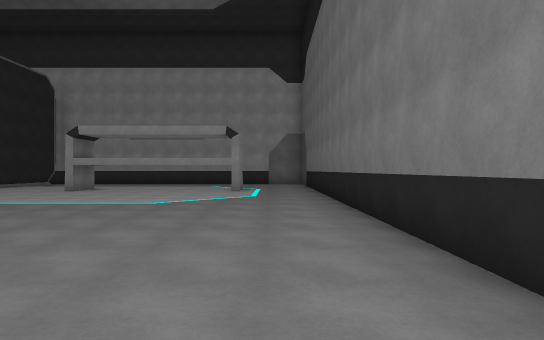
[1] (above)

22 first-person views from a walk through a Unity game level. The camera is 1.4 m above the floor, looks level and sees 75° across. The floor is counted in squares, 2 m on a side. Each view is taken from the middle of a square. On the plan, view 1 faces up. The plan holds only what a view shows up to about 11 squares ahead; the rest is blank. The place goes on beyond the plan. The player is left out.

[2]
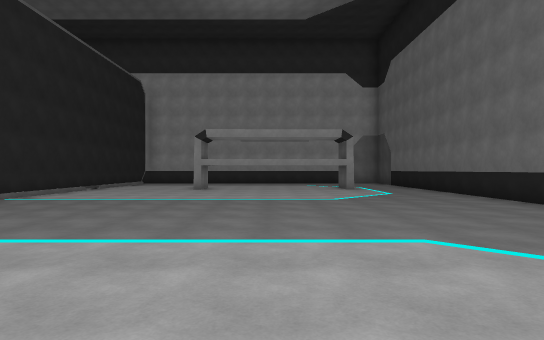

[3]
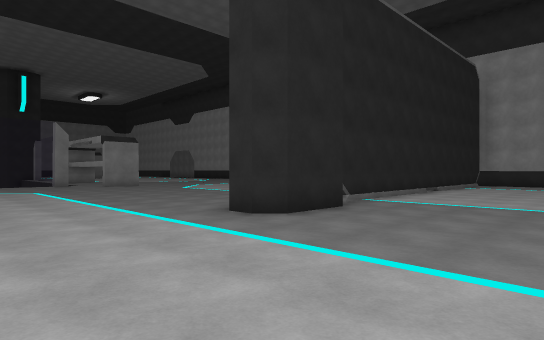

[4]
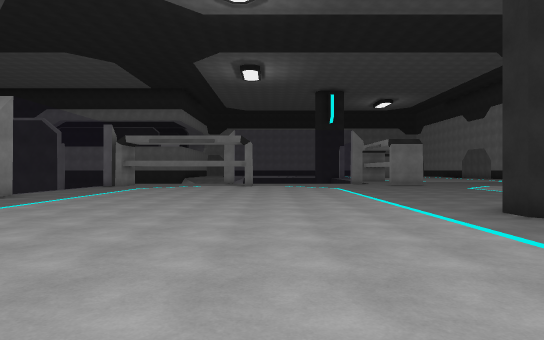

[5]
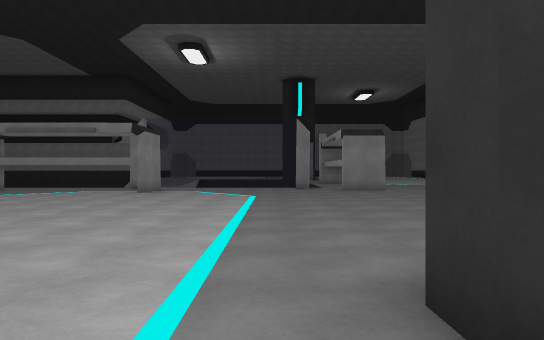

[6]
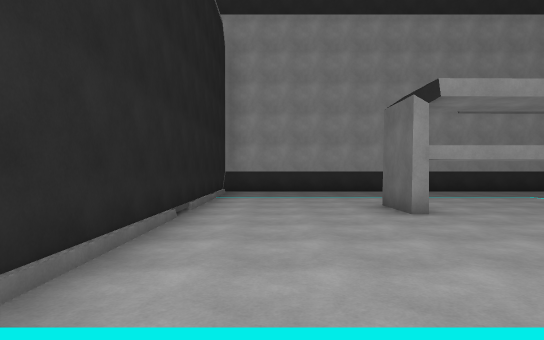

[7]
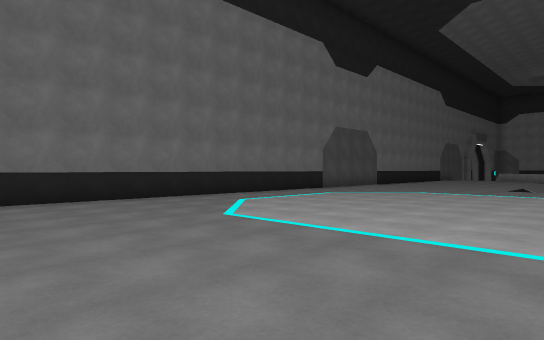

[8]
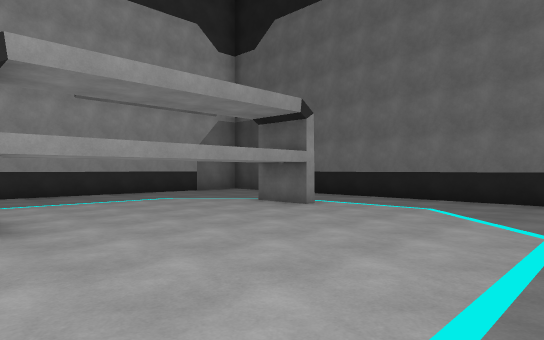

[9]
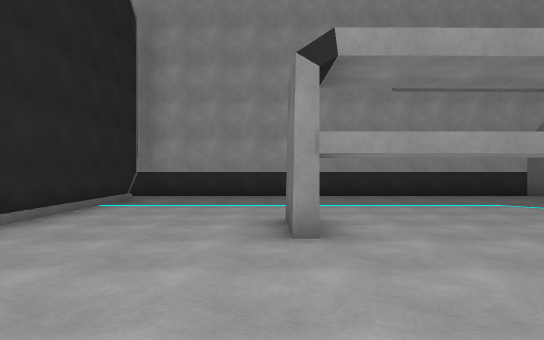

[10]
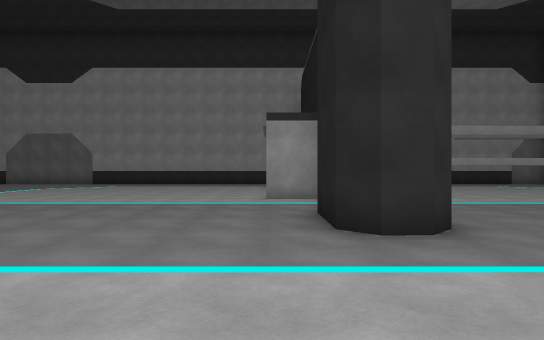

[11]
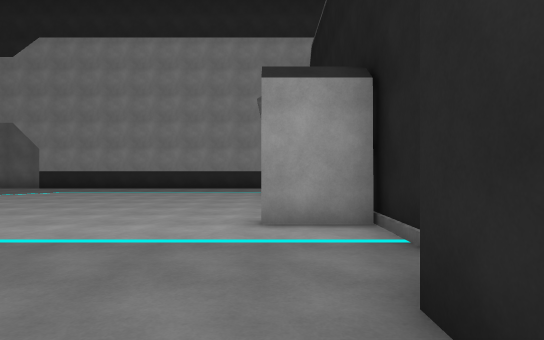

[12]
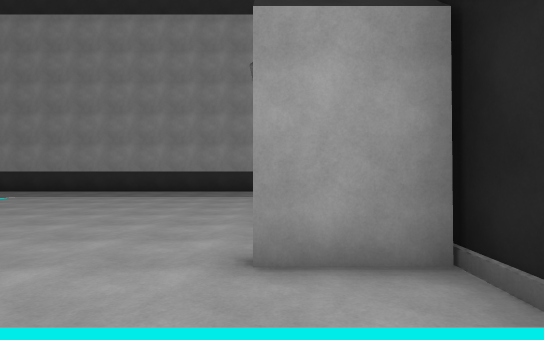

[13]
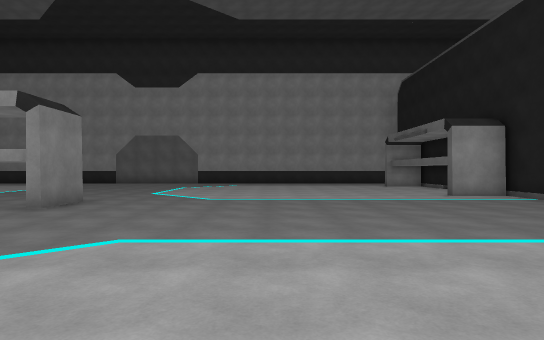

[14]
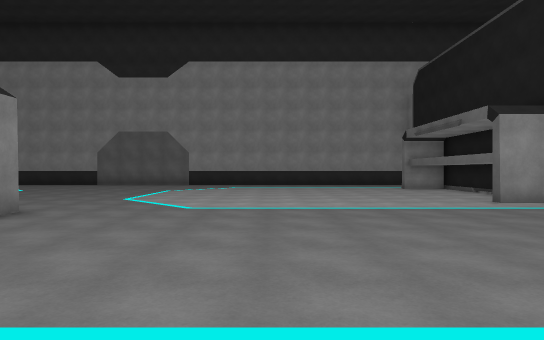

[15]
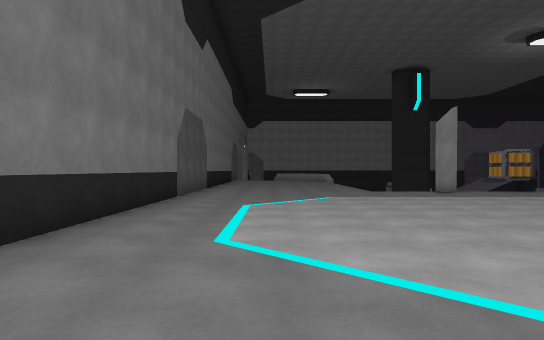

[16]
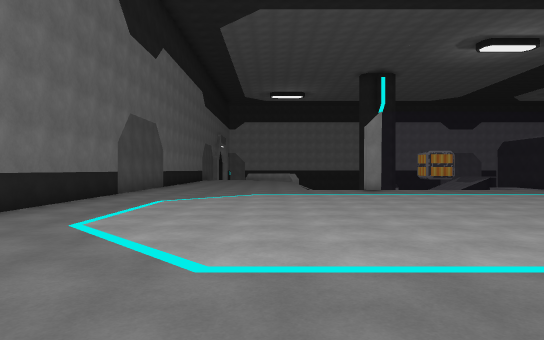

[17]
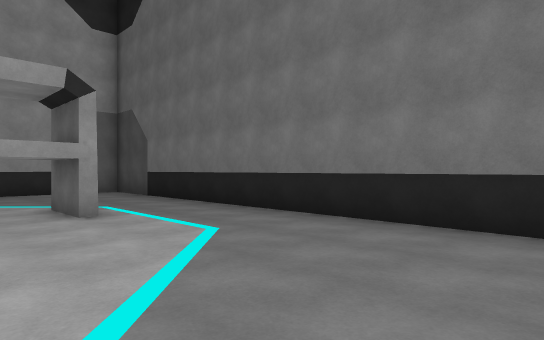

[18]
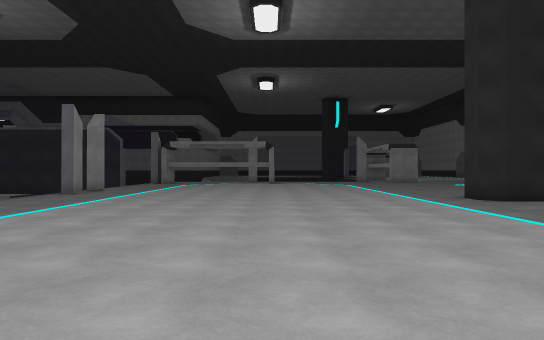

[19]
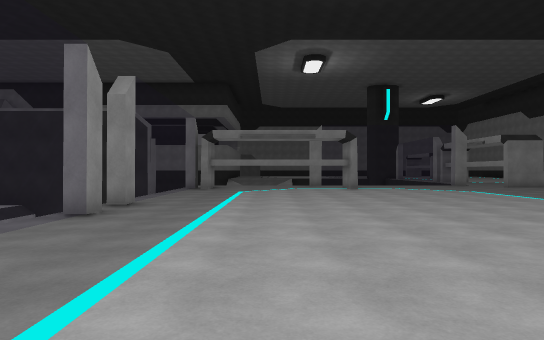

[20]
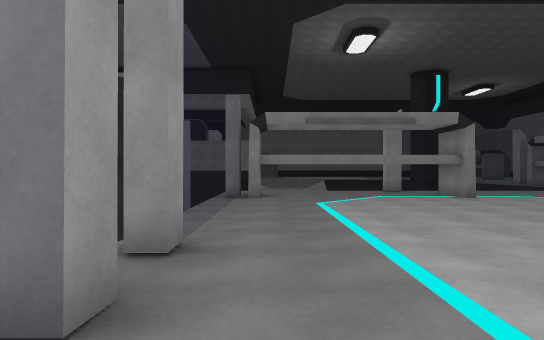

[21]
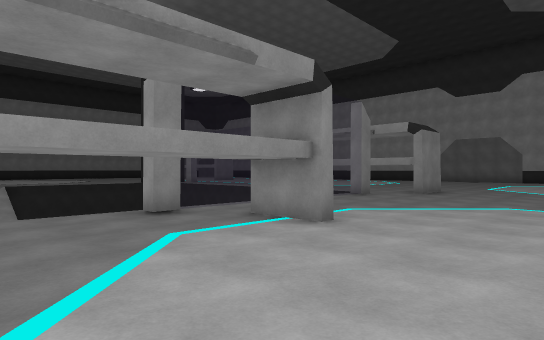

[22]
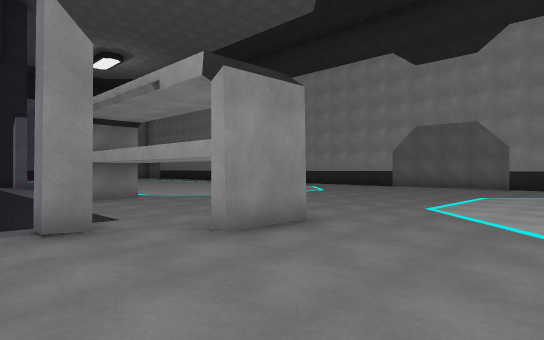

### Floor plan
Key: @ floor where view 1 was taken; # wall or solid block; . floor; / step, stairs or slope; = window, fence, low wall or low ledge; v drop or lower ground.
Columns run from 27 left of view 1 to 2 right of it. Each row starts with its distance up from view 1.
 18                 ##############
 17        ........ #............#
 16        ........ #............#
 15       ......... #............#
 14      .......... #............#
 13     ............#...#.....#..#
 12    .............#...#.....#..#
 11    .............#............#
 10   ..............#............#
  9 ...............##............#
  8 ................#............#
  7 ................#............#
  6 #.....#.........##...........#
  5   .//...........##...........#
  4     #...........##...........#
  3      ........................#
  2      ........................#
  1      ........................#
  0      ......................@.#
 -1      .##.....................#
 -2     #........................#
 -3     v........................#
 -4     .........................#
 -5      ........................#
 -6      .##.....................#
 -7       .#=====##===  =#.......#

Where each view was taken, in squares from view 1:
view 1: 0 up, 0 right, facing up
view 2: 1 down, 4 left, facing up
view 3: 0 up, 6 left, facing up-left
view 4: 0 up, 5 left, facing left
view 5: 3 up, 9 left, facing left
view 6: 6 up, 9 left, facing up
view 7: 6 up, 7 left, facing down-right
view 8: 7 up, 7 left, facing up-right
view 9: 8 up, 7 left, facing up
view 10: 0 up, 12 left, facing up
view 11: 4 up, 12 left, facing up
view 12: 6 up, 12 left, facing up
view 13: 1 down, 17 left, facing up
view 14: 1 up, 17 left, facing up
view 15: 4 up, 1 left, facing down
view 16: 5 up, 3 left, facing down
view 17: 6 up, 3 left, facing up-right
view 18: 1 down, 2 left, facing left
view 19: 4 down, 7 left, facing left
view 20: 6 down, 11 left, facing left
view 21: 5 down, 17 left, facing up-left
view 22: 3 up, 18 left, facing up-left
